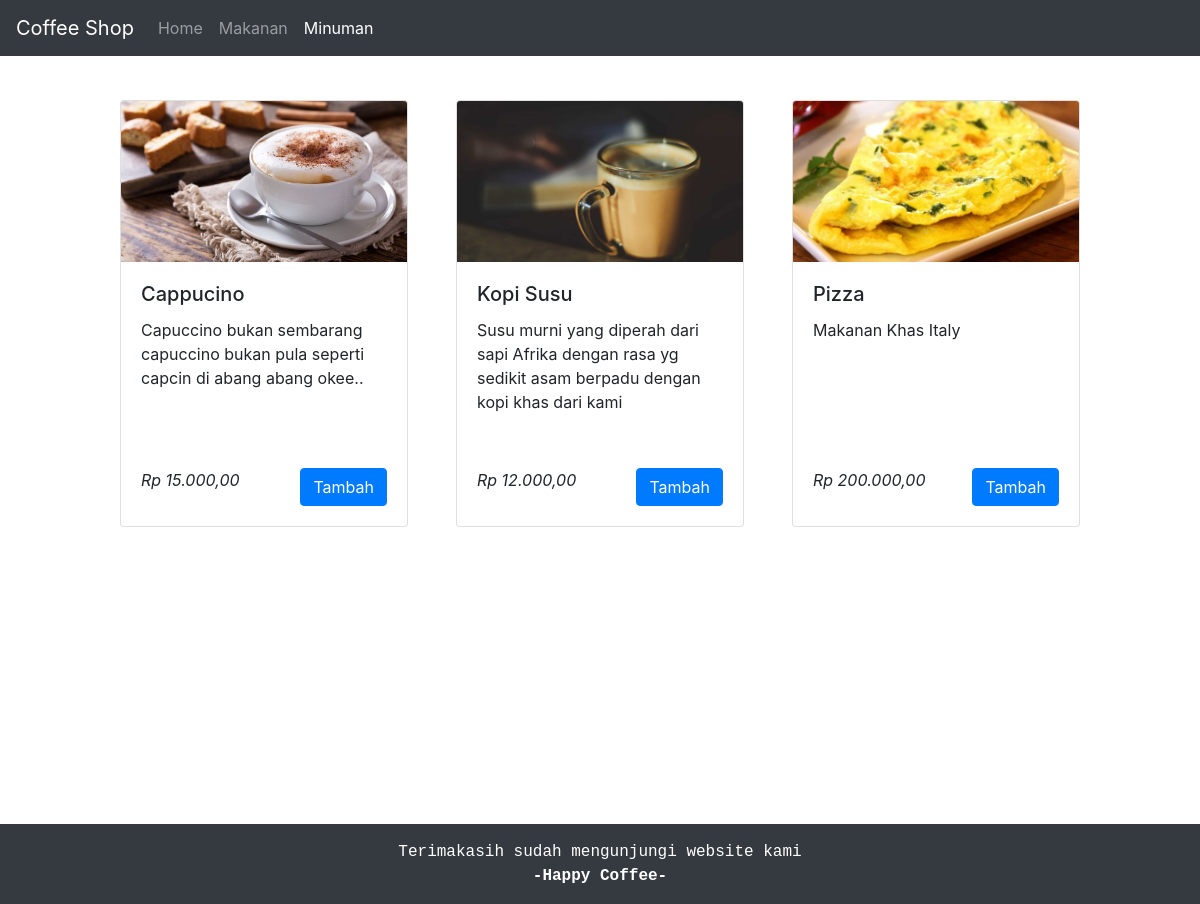
Page /beverage-product.php on the committed database.
### tables this page shows
CREATE TABLE `product` (
  `id` int(11) NOT NULL,
  `name_product` varchar(32) NOT NULL,
  `description` varchar(128) NOT NULL,
  `img` varchar(255) NOT NULL,
  `price` bigint(20) NOT NULL,
  `category_product` int(1) NOT NULL COMMENT 'food/beverage',
  `status_product` int(1) NOT NULL COMMENT 'active/not active',
  `stock` int(11) NOT NULL,
  `date_created` timestamp NOT NULL DEFAULT current_timestamp() ON UPDATE current_timestamp()
);

### function.php (called while the page is built)
<?php
function rupiah($angka)
{
    $hasil_rupiah = "Rp " . number_format($angka, 2, ',', '.');
    return $hasil_rupiah;
}

### beverage-product.php (the view, shortened to what this page needs)
<?php
include('koneksi.php');
include('function.php');
$result = mysqli_query($conn, 'SELECT * FROM product WHERE category_product=1');
?>
<!doctype html>
<html lang="en">
<head>
    <link rel="stylesheet" href="https://cdn.jsdelivr.net/npm/bootstrap@4.5.3/dist/css/bootstrap.min.css">
    <link rel="stylesheet" href="css/custom.css">
</head>
<body>
    <nav class="navbar navbar-expand-lg navbar-dark bg-dark">
        <a class="navbar-brand" href="#">Coffee Shop</a>
        <div class="collapse navbar-collapse" id="navbarNav">
            <ul class="navbar-nav">
                <li class="nav-item">
                    <a class="nav-link" href="all-product.php">Home <span class="sr-only">(current)</span></a>
                </li>
                <li class="nav-item">
                    <a class="nav-link" href="food-product.php">Makanan</a>
                </li>
                <li class="nav-item">
                    <a class="nav-link active" href="#">Minuman</a>
                </li>
            </ul>
        </div>
    </nav>
    <div class="main-content">
        <div class="container">
            <div class="row justify-content-center">
                <?php while ($product = mysqli_fetch_assoc($result)) : ?>
                    <div class="card m-4" style="width: 18rem;">
                        <img src="img/<?= $product['img']; ?>" class="card-img-top" alt="...">
                        <div class="card-body">
                            <h5 class="card-title"><?= $product['name_product']; ?></h5>
                            <div class="product-description">
                                <p class="card-text"><?= $product['description']; ?></p>
                            </div>
                            <h7 class="card-text price"><i><?= rupiah($product['price']); ?></i></h7>
                            <a href="#" class="btn btn-primary float-right">Tambah</a>
                        </div>
                    </div>
                <?php endwhile; ?>
            </div>
        </div>
    </div>
    <div class="footer bg-dark">
        <div class="footer-text p-3">
            Terimakasih sudah mengunjungi website kami<br><b>-Happy Coffee-</b>
        </div>
    </div>
</body>
</html>

### css/custom.css (style rules this page uses)
body { background-image: url("https://asset.kompas.com/crops/uPjOgTklgJ-Fh30VBlAm4Th929A=/0x0:1000x667/750x500/data/photo/2020/06/15/5ee76efd69593.jpg"); background-position: center; background-repeat: no-repeat; background-size: cover; }
.main-content { min-height: 768px; padding-top: 20px; }
.product-description { min-height: 150px; }
.footer { position: relative; left: 0; bottom: 0; width: 100%; color: white; text-align: center; }
.footer-text { color: white; font-family: Lucida Console, Courier, monospace; }

### rows in the picture
product: img (picture), name_product "Cappucino", description "Capuccino bukan sembarang capuccino bukan pula seperti capcin di abang abang okee..", price "Rp 15.000,00"
product: img (picture), name_product "Kopi Susu", description "Susu murni yang diperah dari sapi Afrika dengan rasa yg sedikit asam berpadu dengan kopi khas dari kami", price "Rp 12.000,00"
product: img (picture), name_product "Pizza", description "Makanan Khas Italy", price "Rp 200.000,00"
